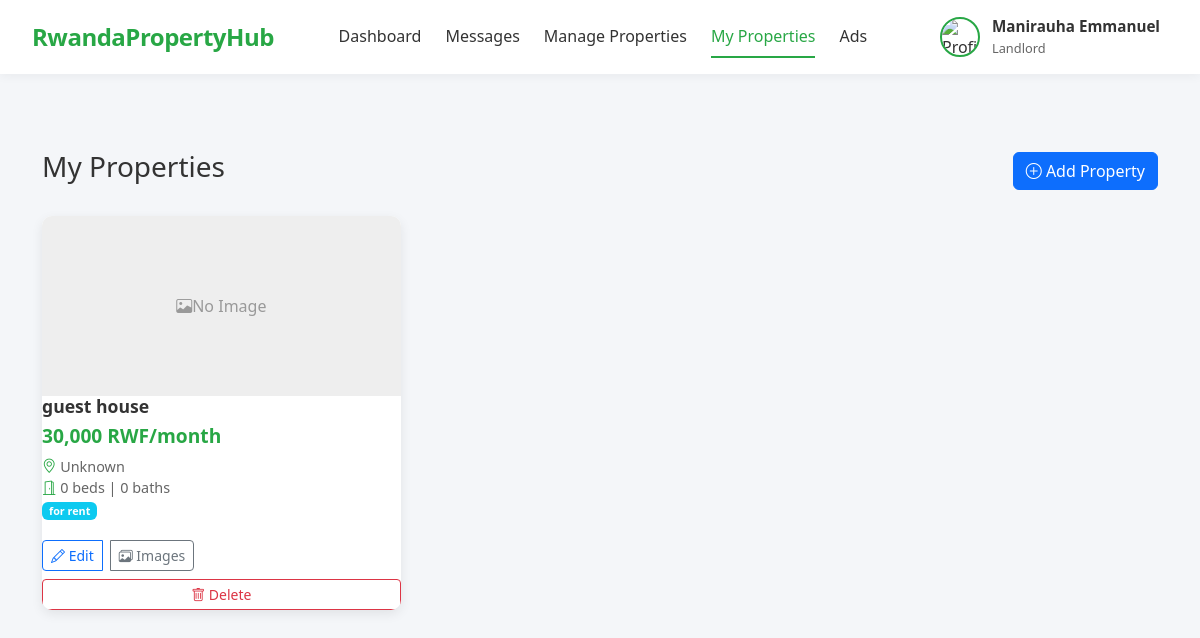
The page /property/properties.php (signed in) on the database its author committed.
### tables this page shows
CREATE TABLE `users` (
  `id` int(11) NOT NULL,
  `first_name` varchar(100) NOT NULL,
  `last_name` varchar(100) NOT NULL,
  `email` varchar(150) NOT NULL,
  `phone` varchar(20) DEFAULT NULL,
  `password` varchar(255) NOT NULL,
  `role` enum('admin','agent','landlord','buyer','tenant') NOT NULL,
  `profile_image` varchar(255) DEFAULT NULL,
  `is_verified` tinyint(1) DEFAULT 0,
  `created_at` timestamp NOT NULL DEFAULT current_timestamp(),
  `updated_at` timestamp NOT NULL DEFAULT current_timestamp() ON UPDATE current_timestamp()
);

CREATE TABLE `properties` (
  `id` int(11) NOT NULL,
  `title` varchar(255) NOT NULL,
  `description` text DEFAULT NULL,
  `property_type` enum('house','apartment','land','commercial') NOT NULL,
  `status` enum('for_sale','for_rent','sold','rented') NOT NULL,
  `price` decimal(15,2) NOT NULL,
  `currency` varchar(10) DEFAULT 'RWF',
  `province` varchar(100) DEFAULT NULL,
  `district` varchar(100) DEFAULT NULL,
  `sector` varchar(100) DEFAULT NULL,
  `cells` varchar(40) NOT NULL,
  `address` varchar(255) DEFAULT NULL,
  `latitude` decimal(10,8) DEFAULT NULL,
  `longitude` decimal(11,8) DEFAULT NULL,
  `bedrooms` int(11) DEFAULT 0,
  `bathrooms` int(11) DEFAULT 0,
  `size_sqm` decimal(10,2) DEFAULT NULL,
  `owner_id` int(11) NOT NULL,
  `created_at` timestamp NOT NULL DEFAULT current_timestamp(),
  `updated_at` timestamp NOT NULL DEFAULT current_timestamp() ON UPDATE current_timestamp()
);

### property/properties.php (the view, shortened to what this page needs)
<?php
require '../config/database.php';
$user_id = $_SESSION['user_id'];
$uploadDir = "../uploads/property/";
$stmt = $pdo->prepare("
    SELECT p.*,
        (SELECT image_url FROM property_images
         WHERE property_id = p.id AND is_primary = 1 LIMIT 1) as primary_image
    FROM properties p
    WHERE owner_id = ?
    ORDER BY created_at DESC
");
$stmt->execute([$user_id]);
$properties = $stmt->fetchAll(PDO::FETCH_ASSOC);
?>
<!DOCTYPE html>
<html lang="en">
<head>
    <link href="https://cdn.jsdelivr.net/npm/bootstrap@5.3.2/dist/css/bootstrap.min.css" rel="stylesheet">
    <link rel="stylesheet" href="https://cdn.jsdelivr.net/npm/bootstrap-icons@1.11.3/font/bootstrap-icons.min.css">
</head>
<body>
<?php include '../includes/header.php'; ?>
<div class="container">
    <div class="d-flex justify-content-between mb-4 align-items-center">
        <h3>My Properties</h3>
        <button class="btn btn-primary" data-bs-toggle="modal" data-bs-target="#addPropertyModal">
            <i class="bi bi-plus-circle"></i> Add Property
        </button>
    </div>
    <div class="property-grid">
        <?php foreach($properties as $p):
            $price_display = $p['status'] == 'for_rent'
                ? number_format($p['price']) . ' ' . $p['currency'] . '/month'
                : number_format($p['price']) . ' ' . $p['currency'];
            $locStmt = $pdo->prepare("SELECT namedistrict FROM districts WHERE districtcode = ?");
            $locStmt->execute([$p['district']]);
            $districtName = $locStmt->fetchColumn() ?: 'Unknown';
        ?>
        <div class="property-card">
            <?php if(!empty($p['primary_image']) && file_exists($uploadDir . $p['primary_image'])): ?>
                <img src="../uploads/property/<?= htmlspecialchars($p['primary_image']) ?>" class="card-img-top" alt="<?= htmlspecialchars($p['title']) ?>">
            <?php else: ?>
                <div class="no-image"><i class="bi bi-image"></i> No Image</div>
            <?php endif; ?>
            <div class="card-body">
                <h5 class="card-title" title="<?= htmlspecialchars($p['title']) ?>"><?= htmlspecialchars($p['title']) ?></h5>
                <div class="price"><?= $price_display ?></div>
                <div class="details">
                    <div><i class="bi bi-geo-alt"></i> <?= htmlspecialchars($districtName) ?></div>
                    <?php if($p['property_type'] != 'land'): ?>
                        <div><i class="bi bi-door-open"></i> <?= $p['bedrooms'] ?> beds | <?= $p['bathrooms'] ?> baths</div>
                    <?php else: ?>
                        <div><i class="bi bi-rulers"></i> <?= number_format($p['size_sqm']) ?> sqm</div>
                    <?php endif; ?>
                    <div><span class="badge bg-<?= $p['status']=='for_rent'?'info':'success' ?>"><?= str_replace('_', ' ', $p['status']) ?></span></div>
                </div>
                <div class="btn-group">
                    <button class="btn btn-outline-primary btn-sm edit-btn" data-id="<?= $p['id'] ?>" data-bs-toggle="modal" data-bs-target="#editPropertyModal">
                        <i class="bi bi-pencil"></i> Edit
                    </button>
                    <button class="btn btn-outline-secondary btn-sm manage-images-btn" data-id="<?= $p['id'] ?>" data-bs-toggle="modal" data-bs-target="#imageModal">
                        <i class="bi bi-images"></i> Images
                    </button>
                </div>
                <div class="mt-2">
                    <a href="?delete=<?= $p['id'] ?>" class="btn btn-outline-danger btn-sm w-100" onclick="return confirm('Delete this property?')">
                        <i class="bi bi-trash"></i> Delete
                    </a>
                </div>
            </div>
        </div>
        <?php endforeach; ?>
    </div>
</div>
</body>
</html>

### includes/header.php (shortened to what this page needs)
<?php
require dirname(__DIR__) . '/config/database.php';
$user_id = $_SESSION['user_id'];
$stmt = $pdo->prepare("SELECT * FROM users WHERE id = ?");
$stmt->execute([$user_id]);
$user = $stmt->fetch(PDO::FETCH_ASSOC);
$full_name = $user['first_name'] . ' ' . $user['last_name'];
$role = $_SESSION['role'] ?? $user['role'];
$profile_image = $user['profile_image'] ?? 'default.png';
$current_page = basename($_SERVER['PHP_SELF']);
$nav_links = [];
$dashboard_url = '';
if ($role === 'admin') {
    $dashboard_url = '../admin/dashboard.php';
} elseif ($role === 'landlord') {
    $dashboard_url = '../landlord/dashboard.php';
} elseif ($role === 'agent') {
    $dashboard_url = '../agent/dashboard.php';
} elseif (in_array($role, ['buyer', 'tenant'])) {
    $dashboard_url = '../users/dashboard.php';
} else {
    $dashboard_url = '#';
}
$nav_links[] = ['url' => $dashboard_url, 'label' => 'Dashboard'];
$nav_links[] = ['url' => '../messages/chats.php', 'label' => 'Messages'];
if ($role === 'admin') {
    $nav_links[] = ['url' => '../users/manage_users.php', 'label' => 'Manage Users'];
    $nav_links[] = ['url' => '../admin/properties.php', 'label' => 'View Properties'];
    $nav_links[] = ['url' => '../admin/manage_ads.php', 'label' => 'Manage Ads'];
    $nav_links[] = ['url' => '#', 'label' => 'Reports'];
} elseif (in_array($role, ['agent', 'landlord'])) {
    $nav_links[] = ['url' => '../landlord/manage_property.php', 'label' => 'Manage Properties'];
    $nav_links[] = ['url' => '../property/properties.php', 'label' => 'My Properties'];
    $nav_links[] = ['url' => '../users/submit_ad.php', 'label' => 'Ads'];
} elseif (in_array($role, ['buyer', 'tenant'])) {
    $nav_links[] = ['url' => '../property/view_properties.php', 'label' => 'Browse Properties'];
    $nav_links[] = ['url' => '../users/favorites.php', 'label' => 'Saved Properties'];
    $nav_links[] = ['url' => '../users/submit_ad.php', 'label' => 'Ads'];
}
?>
<!DOCTYPE html>
<html lang="en">
<head>
    <link href="https://cdn.jsdelivr.net/npm/bootstrap@5.3.2/dist/css/bootstrap.min.css" rel="stylesheet">
    <link rel="stylesheet" href="https://cdnjs.cloudflare.com/ajax/libs/font-awesome/6.4.0/css/all.min.css">
</head>
<body>
<nav class="navbar">
    <a href="../index.php" class="logo">RwandaPropertyHub</a>
    <div class="nav-links" id="navLinks">
        <?php foreach ($nav_links as $link):
            $active = (basename($link['url']) === $current_page) ? 'class="active"' : '';
        ?>
            <a href="<?= $link['url'] ?>" <?= $active ?>><?= $link['label'] ?></a>
        <?php endforeach; ?>
    </div>
    <div class="user-menu" id="userMenu">
        <div class="user-info">
            <img src="../uploads/profile/<?= htmlspecialchars($profile_image) ?>" alt="Profile">
            <div>
                <strong><?= htmlspecialchars($full_name) ?></strong><br>
                <small><?= htmlspecialchars(ucfirst($role)) ?></small>
            </div>
        </div>
    </div>
</nav>
</body>
</html>

### property/properties.php (style rules this page uses)
body { background-color: #f4f6f9; }
.container { margin-top: 5rem; margin-bottom: 50px; }
.property-grid { display: grid; grid-template-columns: repeat(auto-fill, minmax(280px, 1fr)); gap: 20px; }
.property-card { background: white; border-radius: 10px; box-shadow: 0 4px 12px rgba(0,0,0,0.08); overflow: hidden; transition: transform 0.2s; }
.no-image { height: 180px; background: #eee; display: flex; align-items: center; justify-content: center; color: #999; }
.card-body { padding: 15px; }
.card-title { font-size: 1.1rem; font-weight: 600; margin-bottom: 5px; white-space: nowrap; overflow: hidden; text-overflow: ellipsis; }
.price { color: #28a745; font-weight: bold; font-size: 1.2rem; margin: 5px 0; }
.details { font-size: 0.9rem; color: #666; margin-bottom: 10px; }
.details i { width: 18px; color: #28a745; }
.btn-group { display: flex; gap: 8px; margin-top: 10px; }
.btn-group .btn { flex: 1; }

### includes/header.php (style rules this page uses)
:root { --primary: #28a745; --primary-dark: #218838; --text: #333; --text-light: #666; --bg-light: #f4f6f9; --white: #fff; --shadow: 0 2px 10px rgba(0,0,0,0.05); --shadow-lg: 0 5px 20px rgba(0,0,0,0.08); --border: #ddd; }
* { margin: 0; padding: 0; box-sizing: border-box; font-family: 'Segoe UI', Tahoma, Geneva, Verdana, sans-serif; }
body { background-color: var(--bg-light); color: var(--text); padding-top: 70px; }
.navbar { display: flex; justify-content: space-between; align-items: center; padding: 0.75rem 2rem; background: var(--white); box-shadow: var(--shadow); position: fixed; top: 0; left: 0; right: 0; z-index: 1000; transition: all 0.3s ease; }
.logo { font-size: 1.5rem; font-weight: 700; color: var(--primary); text-decoration: none; letter-spacing: -0.5px; }
.nav-links { display: flex; align-items: center; gap: 1.5rem; }
.nav-links a { text-decoration: none; color: var(--text); font-weight: 500; padding: 0.5rem 0; border-bottom: 2px solid transparent; transition: color 0.2s, border-color 0.2s; }
.nav-links a.active { color: var(--primary); border-bottom-color: var(--primary); }
.user-menu { position: relative; cursor: pointer; }
.user-info { display: flex; align-items: center; gap: 0.75rem; padding: 0.25rem 0.5rem; border-radius: 30px; transition: background 0.2s; }
.user-info img { width: 40px; height: 40px; border-radius: 50%; object-fit: cover; border: 2px solid var(--primary); }
.user-info div { line-height: 1.3; }
.user-info strong { font-size: 0.95rem; }
.user-info small { font-size: 0.8rem; color: var(--text-light); }

### rows shown on the page
users: full_name "Manirauha Emmanuel"
properties: title "guest house", price_display "30,000 RWF/month", districtName "Unknown", bedrooms "0", bathrooms "0", status "for rent"

### other values the page prints
$link['label'] "Dashboard"
$link['label'] "Messages"
$link['label'] "Manage Properties"
$link['label'] "My Properties"
$link['label'] "Ads"
$role "Landlord"
